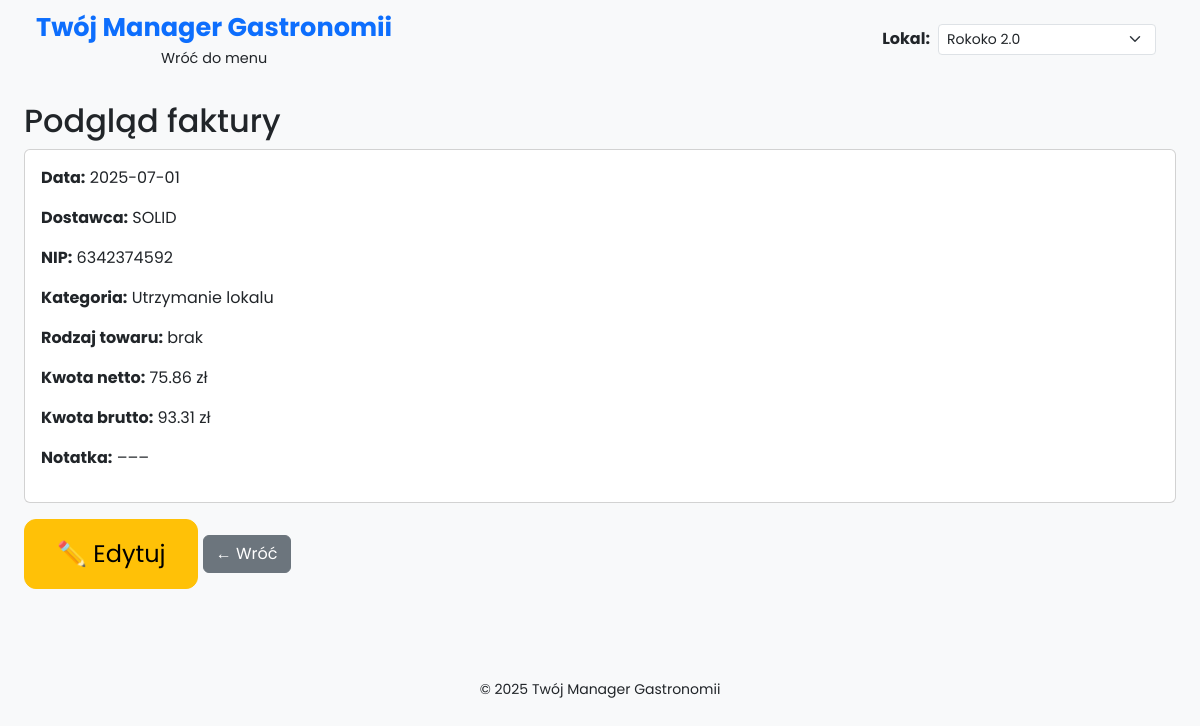
Page /invoice/6 on the committed database.
### models.py (models this page shows)
class Invoice(Base):
    __tablename__ = 'invoices'
    id = Column(Integer, primary_key=True)
    invoice_date = Column(Date)
    gross_amount = Column(Float)
    net_amount = Column(Float)
    supplier = Column(String)
    nip = Column(String)
    category = Column(String)
    goods_type = Column(String)
    lokal = Column(String)
    note = Column(Text)
    invoice_number = Column(String)
    description = Column(String)

### app.py (the view)
@app.route('/invoice/<int:invoice_id>')
def view_invoice(invoice_id):
    db_session = Session()
    invoice = db_session.query(Invoice).get(invoice_id)
    db_session.close()
    if not invoice:
        return "Faktura nie istnieje", 404
    return render_template("view_invoice.html", invoice=invoice)

### app.py (called while the page is built)
@app.before_request
def set_default_lokal():
    if 'lokal' not in session:
        session['lokal'] = 'Rokoko 2.0'

### templates/view_invoice.html
{% extends 'base.html' %}
{% block content %}
<h2>Podgląd faktury</h2>
<div class="card p-3 mb-3">
    <p><strong>Data:</strong> {{ invoice.invoice_date }}</p>
    <p><strong>Dostawca:</strong> {{ invoice.supplier }}</p>
    <p><strong>NIP:</strong> {{ invoice.nip }}</p>
    <p><strong>Kategoria:</strong> {{ invoice.category or 'brak' }}</p>
    <p><strong>Rodzaj towaru:</strong> {{ invoice.goods_type or 'brak' }}</p>
    <p><strong>Kwota netto:</strong> {{ invoice.net_amount }} zł</p>
    <p><strong>Kwota brutto:</strong> {{ invoice.gross_amount }} zł</p>
    <p><strong>Notatka:</strong> {{ invoice.note or '–––' }}</p>
</div>
<a href="{{ url_for('edit_invoice', invoice_id=invoice.id) }}" class="btn btn-warning">✏️ Edytuj</a>
<a href="{{ url_for('monthly_summary') }}" class="btn btn-secondary">← Wróć</a>
{% endblock %}

### static/css/style.css (style rules this page uses)
body { background-color: #f8f9fa; font-family: 'Poppins', sans-serif; min-height: 100vh; display: flex; flex-direction: column; }
.btn-primary, .btn-warning { padding: 1rem 2rem; font-size: 1.5rem; border-radius: 12px; }

### rows in the picture
Invoice: invoice_date "2025-07-01", supplier "SOLID", nip "6342374592", category "Utrzymanie lokalu", goods_type "brak", net_amount "75.86", gross_amount "93.31", note "–––"
